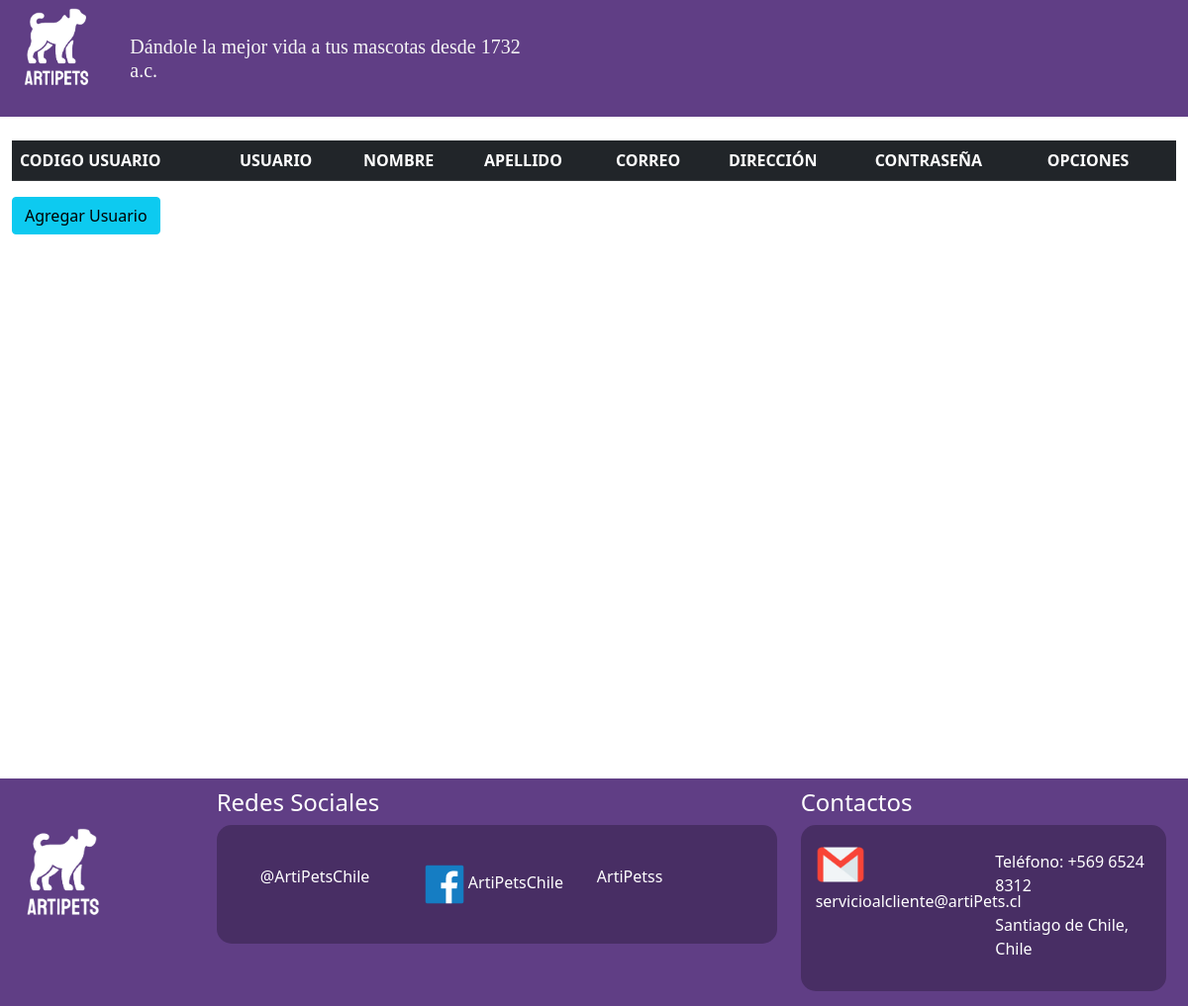
Page /listar_usuarios (signed in) on the earlier database version.
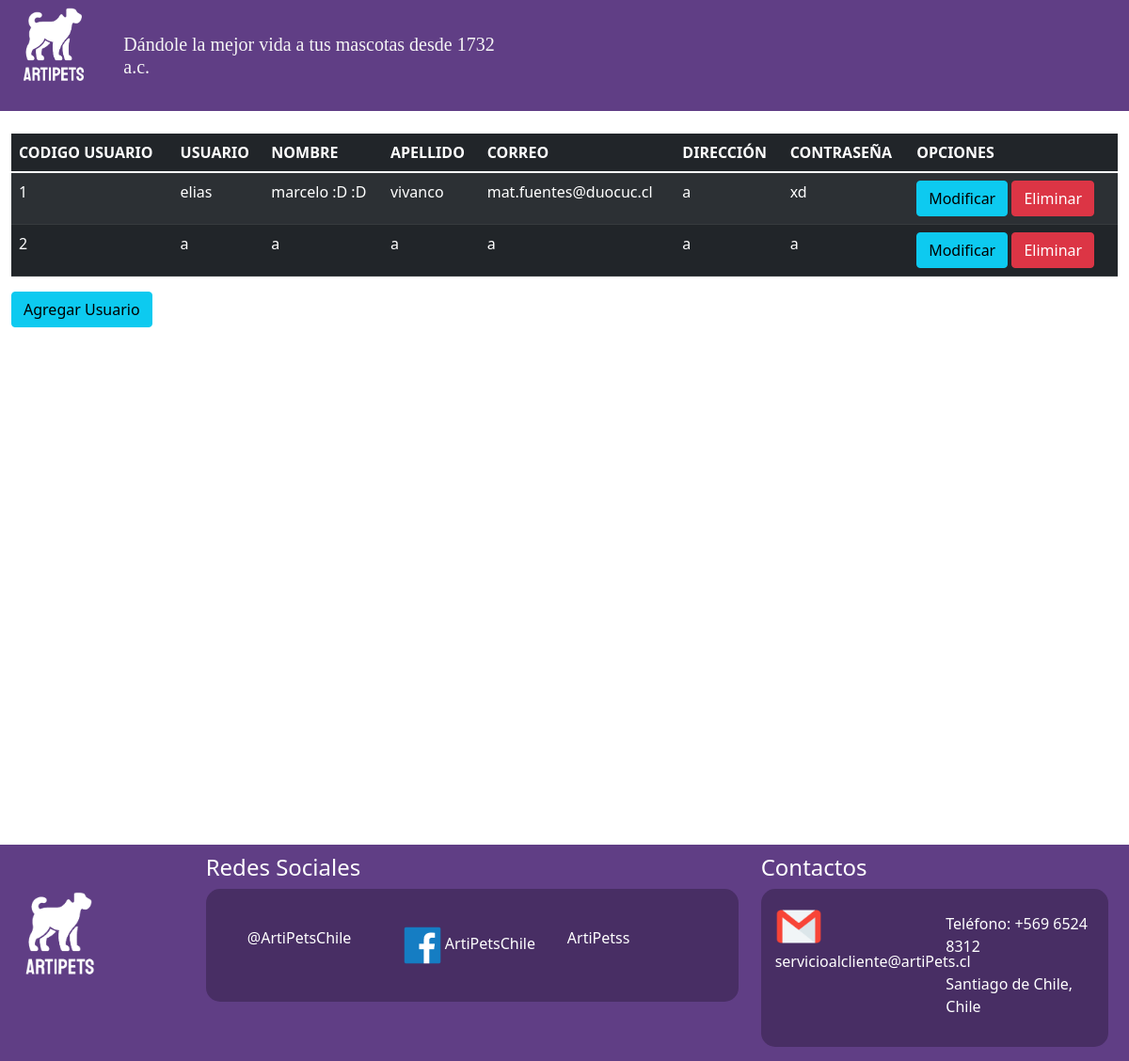
Same page on the later database version.
### app/models.py (models this page shows, shortened)
class Usuario(models.Model):
    id_usuario = models.IntegerField(null=False,primary_key=True)
    usuario = models.CharField(max_length=20)
    nombre = models.CharField(max_length=25)
    apellido = models.CharField(max_length=25)
    correo = models.CharField(max_length=30)
    direccion = models.CharField(max_length=50)
    contrasena = models.CharField(max_length=20)
    confirmar_contrasena = models.CharField(max_length=20)
    class Meta:
        db_table = 'db_usuario'

### app/views.py (the view)
# urls.py: path('listar_usuarios',listar_usuarios, name="listar_usuarios"),
@permission_required('app.view_usuario') #LISTO
def listar_usuarios(request):
    datosu = {'formu' : UsuarioForm()}
    UsuarioAll = Usuario.objects.all()
    datosu = {
        'listaUsuarios' : UsuarioAll
    }
    return render(request,'app/usuario/listar_usuarios.html',datosu)

### app/templates/app/usuario/listar_usuarios.html
{% extends 'app/baseformlogin.html' %}
{% load static %}
{% block contenido%}
<section class="py-4">
    <div class="container-fluid">
        <div class="row">
            <div class="col-lg-12">
                <table class="table table-dark table-striped">
                    <thead>
                        <tr>
                            <th>CODIGO USUARIO</th>
                            <th>USUARIO</th>
                            <th>NOMBRE</th>
                            <th>APELLIDO</th>
                            <th>CORREO</th>
                            <th>DIRECCIÓN</th>
                            <th>CONTRASEÑA</th>
                            <th>OPCIONES</th>
                        </tr>
                    </thead>
                    <tbody>
                        {% for aux in listaUsuarios %}
                        <tr>
                            <td>{{ aux.id_usuario }}</td>
                            <td>{{ aux.usuario }}</td>
                            <td>{{ aux.nombre }}</td>
                            <td>{{ aux.apellido }}</td>
                            <td>{{ aux.correo }}</td>
                            <td>{{ aux.direccion }}</td>
                            <td>{{ aux.contrasena }}</td>
                            <td>
                                <a href="{% url 'modificar_usuario' aux.id_usuario %}" class="btn btn-info">Modificar</a>
                                <a onclick="popupusuario({{ aux.id_usuario }})" class="btn btn-danger">Eliminar</a>
                            </td>
                        </tr>
                        {% endfor %}
                    </tbody>
                </table>
                <div style="height: 564px;">
                    <a href="agregar_usuario" class="btn btn-info">Agregar Usuario</a>
                </div>
            </div>
        </div>
    </div>
</section>
{% endblock%}

### app/templates/app/baseformlogin.html (shortened to what this page needs)
<!DOCTYPE html>
<html lang="en">
{% load static %}
<head>
    <link href="https://cdn.jsdelivr.net/npm/bootstrap@5.1.3/dist/css/bootstrap.min.css" rel="stylesheet">
    <link rel="stylesheet" href="{% static 'app/css/style.css' %}">
    <link rel="stylesheet" href="https://cdnjs.cloudflare.com/ajax/libs/font-awesome/6.1.1/css/all.min.css">
    <link rel="stylesheet" href="https://cdnjs.cloudflare.com/ajax/libs/limonte-sweetalert2/11.4.8/sweetalert2.css"
 />
</head>
<body>
    <div class="container-fluid">
        <div class="row">
            <div class="col-sm-12 encabezado fuente">
                <div class="row">
                    <div class="col-sm-6 d-flex">
                        <a href="{% url 'homelogin' %}"><img src="{% static 'app/img/Logo.png' %}" alt="" class="logomedia"></a>
                        <h5 style="margin: 35px 30px;">Dándole la mejor vida a tus mascotas desde 1732 a.c.</h5>
                    </div>
                    <div class="col-sm-6 d-flex justify-content-end ">
                    </div>
                </div>
            </div>
        </div>
    </div>
    {% block contenido %}
    {% endblock %}
</body>
<footer>
    <div class="container-fluid">
        <div class="row">
            <div class="col-sm-2">
                <img src="{% static 'app/img/Logo.png' %}" alt="" style="max-width: 100px; max-height: 90px; margin-top: 40px">
            </div>
            <div class="col-sm-6"><h4>Redes Sociales</h4>
                <div class="footercontenedoriz container-fluid">
                    <div class="row">
                        <div class="col-sm-4 rsfooter"><img src="{% static 'app/img/logo-instagram-png.png' %}" alt="" style="max-width: 40px;"> @ArtiPetsChile</div>
                        <div class="col-sm-4 rsfooter"><img src="{% static 'app/img/facebook_logo.png' %}" alt="" style="max-width: 40px;"> ArtiPetsChile</div>
                        <div class="col-sm-4 rsfooter"><img src="{% static 'app/img/twitter_logo.png' %}" alt="" style="max-width: 40px;"> ArtiPetss</div>
                    </div>
                </div>
            </div>
            <div class="col-sm-4"><h4>Contactos</h4>
                <div class="footercontenedorder ">
                    <div class="row">
                        <div class="col-sm-6">
                            <div>
                                <img src="{% static 'app/img/mail_logo.png' %}" alt="" style="max-width: 50px;">
                                <p>servicioalcliente@artiPets.cl</p>
                            </div>
                        </div>
                        <div class="col-sm-6">
                            <div>
                                <p class="cfooter">Teléfono: +569 6524 8312</p>
                                <p>Santiago de Chile, Chile</p>
                            </div>
                        </div>
                    </div>
                </div>
            </div>
        </div>
    </div>
</footer>
</html>

### app/static/app/css/style.css (style rules this page uses)
.encabezado { color: whitesmoke; background-color: rgb(96, 62, 133); }
.fuente { font-family: Trebuchet MS; }
.logomedia { max-width: 100px; max-height: 80px; margin: 8px; }
Footer { background-color: rgb(96, 62, 133); color: white; width: 100%; position: -ms-page; left: 0%; bottom: 0%; display: -webkit-flex; display: -moz-flex; display: -ms-flex; display: -o-flex; display: flex; flex-direction: column; padding: 10px; }
.footercontenedoriz { background-color: rgb(72, 46, 100); border-radius: 15px; padding: 40px; margin-bottom: 5px; }
.footercontenedorder { background-color: rgb(72, 46, 100); border-radius: 15px; padding: 15px; margin-bottom: 5px; }
.cfooter { margin-top: 10px; }

Differences in the rows shown:
added Usuario: id_usuario "1", usuario "elias", nombre "marcelo :D :D", apellido "vivanco", correo "mat.fuentes@duocuc.cl", direccion "a", contrasena "xd"
added Usuario: id_usuario "2", usuario "a", nombre "a", apellido "a", correo "a", direccion "a", contrasena "a"
